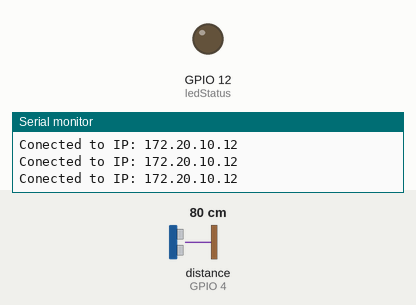
This sketch was run on a simulated ESP8266 (NodeMCU). Parts: output pins drawn as LEDs (lit = HIGH), the last lines printed to the serial monitor. Wiring (inferred from the names in the program): ultrasonic range finder: trigger GPIO 5; echo GPIO 4. The inputs (shaded band) are chosen by the test bench; at power-on: distance to the obstacle (sensor on GPIO 4) 80 cm. The echo pulse lasts 58.3 µs per cm; WiFi joins after 1.5 s; servers stay silent unless stated; pins used as bus, display or sensor lines are not drawn.

Above: at 4.7 s.
4.8 s: distance to the obstacle (sensor on GPIO 4) set to 70 cm
At 6.0 s:
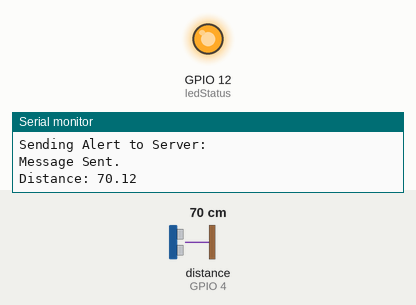
6.6 s: distance to the obstacle (sensor on GPIO 4) set to 120 cm
At 7.5 s:
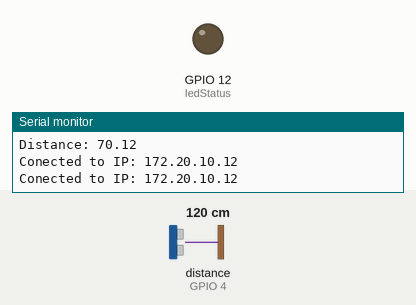
8.4 s: distance to the obstacle (sensor on GPIO 4) set to 2 cm
At 9.7 s:
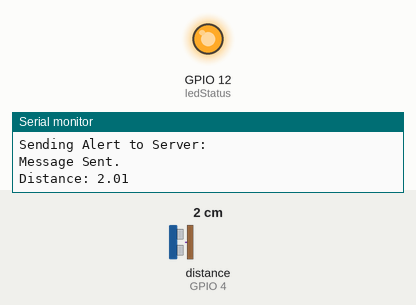
Timing chart, 0 to 11.4 s (numbered marks = the images above; inputs shaded):
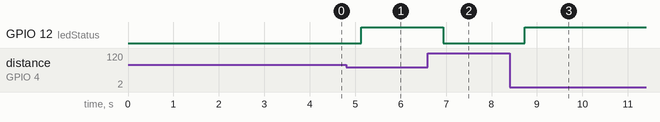

Measured:
- the behaviour switches between 75 and 74 cm on distance to the obstacle (sensor on GPIO 4) (found by bisection; images 0 and 1)
- after the input at 4.8 s, GPIO 12 (ledStatus): LOW → HIGH after 0.34 s
- after the input at 6.6 s, GPIO 12 (ledStatus): HIGH → LOW after 0.34 s
- after the input at 8.4 s, GPIO 12 (ledStatus): LOW → HIGH after 0.33 s

The sketch:

C_Socket_Sonar_2_Rpi.ino
```cpp
#include <ESP8266WiFi.h>
#include <WiFiClient.h>

// defines pins numbers
const int trigPin = 5;  //D4
const int echoPin = 4;  //D3
int ledStatus = 12; //for LED

// defines variables
double duration;
float distance;
float constDistance=0;
double inches, cm;

//WiFi Credentials
const char* ssid = "Abc";
const char* pass = "12345678";

//Raspberry Pi's IP Address
const char* host = "172.20.10.12";

//Message that will be sent to the Server when it detects obstricle.
String msg="Warning!!!";

void setup() {
  pinMode(trigPin, OUTPUT); // Sets the trigPin as an Output
  pinMode(echoPin, INPUT); // Sets the echoPin as an Input
  pinMode(ledStatus, OUTPUT);
  delay(500);
  Serial.begin(38400);
  Serial.println();
  Serial.print("conecting to: ");
  Serial.println(ssid);
  Serial.println("Try to connect to server: ");
  Serial.println(host);

  WiFi.mode(WIFI_STA);
  delay(1000);
  WiFi.begin(ssid, pass);
  IPAddress subnet(255,255,255,240);
  WiFi.config(IPAddress(172,20,10,13),IPAddress(172,20,10,15),subnet);

  while (WiFi.status() != WL_CONNECTED) {
    delay(1000);
    Serial.print(".");
  }

  Serial.println();
  Serial.print("My IP: ");
  Serial.println(WiFi.localIP());
  long rssi = WiFi.RSSI();
  Serial.print("RSSI: ");
  Serial.print(rssi);
  Serial.println(" dBm");
}

//GLOBAL INITIALIZATION
//Connectint to server after void Setup so that connaction remain open for ever
WiFiClient client;

void loop() {

  if (!client.connect(host,8000)) { //The problem start here
    Serial.println(".");
    return;
  }

  // Clears the trigPin
  digitalWrite(trigPin, LOW);
  delayMicroseconds(2);

  // Sets the trigPin on HIGH state for 10 micro seconds
  digitalWrite(trigPin, HIGH);
  delayMicroseconds(10);
  digitalWrite(trigPin, LOW);

  // Reads the echoPin, returns the sound wave travel time in microseconds
  duration = pulseIn(echoPin, HIGH);
  digitalWrite(ledStatus, LOW);

  //printing the Host IP if it gets connected
  Serial.println();
  Serial.print("Conected to IP: ");
  Serial.println(host);

  //Formula for calculating distance in 'CM'
  distance= ((duration/2) / 29.1);

  //check if constant distance
  if(constDistance==0)
  {
    constDistance=distance-5;
  }

  //Led Status Glow when value floctuates bello a certain value.
  if(distance<constDistance)
  {
    Serial.println("Sending Alert to Server: ");
    client.println(msg);
    Serial.println("Message Sent.");
    Serial.print("Distance: ");
    Serial.println(distance);
    digitalWrite(ledStatus, HIGH);
    //delay(50);
    //digitalWrite(ledStatus, LOW);
  }
  delay(150);

  /*msg="this is nodemcu";
  Serial.println("Sending string to server: ");
  client.println(msg);
  Serial.println("Message Sent.");
  delay(100);*/

  Serial.println();
  /*Serial.println("Closing connection");
  client.flush();
  client.stop();
  Serial.println("Connection Closed");*/
}
```
